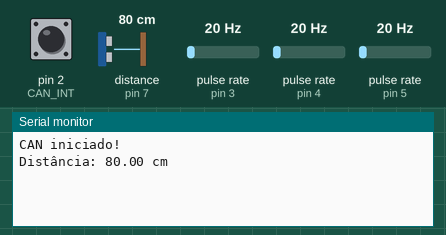
The sketch below on a simulated Arduino Uno, built with avr-gcc and run on an emulated ATmega328P. On the bench: the last lines printed to the serial monitor. Wiring (inferred from the names in the program): 3 × pulse sensor: data pin 3 / data pin 4 / data pin 5. The test bench sets the inputs (shaded band); at power-on: distance to the obstacle (sensor on pin 7) 80 cm, pulse rate (sensors on pin 3, pin 4, pin 5) 20 Hz, pin 2 (CAN_INT) HIGH. The echo pulse lasts 58.3 µs per cm.

Above: at 1.2 s.
1.3 s: distance to the obstacle (sensor on pin 7) set to 2 cm
At 2.9 s:
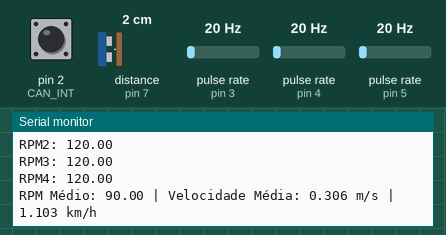
3.5 s: pulse rate (sensor on pin 3) set to 4 Hz
At 4.8 s:
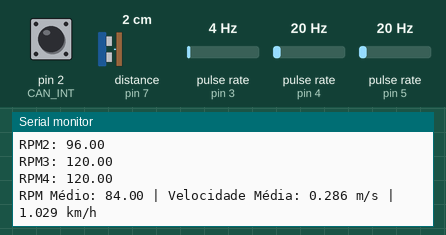
5.0 s: pulse rate (sensor on pin 4) set to 4 Hz
At 6.4 s:
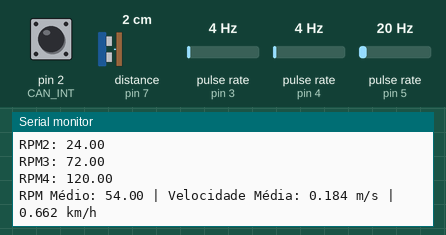
6.5 s: pulse rate (sensor on pin 5) set to 4 Hz
8.0 s: pin 2 (CAN_INT) pulled LOW for 0.15 s
9.6 s: distance to the obstacle (sensor on pin 7) set to 4 cm
At 11.4 s:
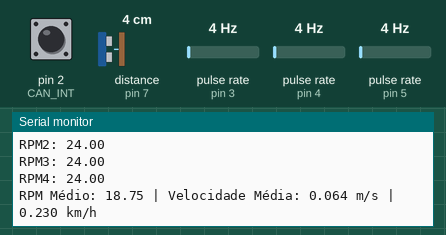
Timing chart, 0 to 12.1 s (numbered marks = the images above; inputs shaded):
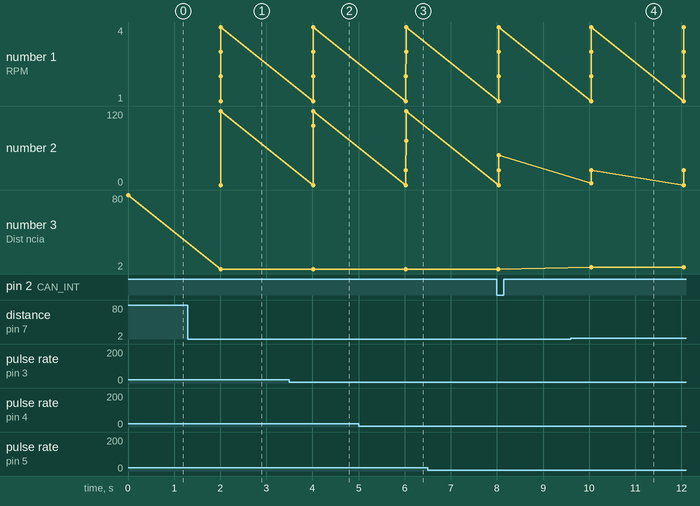

Measured:
- after the input at 1.3 s, the serial monitor: prints a new line after 0.71 s (image 1)
- after the input at 3.5 s, the serial monitor: prints a new line after 0.52 s (image 2)
- after the input at 5.0 s, the serial monitor: prints a new line after 1.0 s (image 3)
- after the input at 9.6 s, the serial monitor: prints a new line after 0.44 s (image 4)

The sketch:

ECU_sensing.ino
```cpp
#include <SPI.h>
#include <mcp2515.h>
#include <HCSR04.h>
#include <PinChangeInterrupt.h>

// Pinos do MCP2515
#define CAN_CS 10
#define CAN_INT 2

// Inicializa o sensor ultrassônico
const byte triggerPin = 6;
const byte echoPin = 7;
UltraSonicDistanceSensor distanceSensor(triggerPin, echoPin);

// Inicializa o módulo MCP2515
MCP2515 mcp2515(CAN_CS);

// Definições para encoders
#define TEETH_COUNT 20
#define WHEEL_DIAMETER 0.065
#define WHEEL_RADIUS (WHEEL_DIAMETER / 2)
#define ENCODER_PIN_1 2
#define ENCODER_PIN_2 3
#define ENCODER_PIN_3 4
#define ENCODER_PIN_4 5

// Variáveis voláteis para contagem de pulsos
volatile unsigned int pulseCount1 = 0, pulseCount2 = 0, pulseCount3 = 0, pulseCount4 = 0;

// Variáveis para armazenar o RPM e velocidade
float rpmAverage = 0.0, velAverage_ms = 0.0, velAverage_kh = 0.0;
float dist_cm;
unsigned long lastTime = 0;

// Funções de interrupção para encoders
void countPulse1() { pulseCount1++; }
void countPulse2() { pulseCount2++; }
void countPulse3() { pulseCount3++; }
void countPulse4() { pulseCount4++; }

void setup() {
    Serial.begin(115200);
    pinMode(CAN_INT, INPUT);

    // Inicializa CAN
    mcp2515.reset();
    mcp2515.setBitrate(CAN_500KBPS, MCP_8MHZ);
    mcp2515.setNormalMode();
    Serial.println("CAN iniciado!");

    // Configura os encoders
    pinMode(ENCODER_PIN_1, INPUT_PULLUP);
    pinMode(ENCODER_PIN_2, INPUT_PULLUP);
    pinMode(ENCODER_PIN_3, INPUT_PULLUP);
    pinMode(ENCODER_PIN_4, INPUT_PULLUP);

    attachPinChangeInterrupt(digitalPinToPCINT(ENCODER_PIN_1), countPulse1, RISING);
    attachPinChangeInterrupt(digitalPinToPCINT(ENCODER_PIN_2), countPulse2, RISING);
    attachPinChangeInterrupt(digitalPinToPCINT(ENCODER_PIN_3), countPulse3, RISING);
    attachPinChangeInterrupt(digitalPinToPCINT(ENCODER_PIN_4), countPulse4, RISING);

    lastTime = millis();
}

void loop() {
    unsigned long currentTime = millis();

    // Mede a distância
    dist_cm = distanceSensor.measureDistanceCm();
    Serial.print("Distância: ");
    Serial.print(dist_cm);
    Serial.println(" cm");

    if (currentTime - lastTime >= 1000) {
        noInterrupts();
        unsigned int pulses1 = pulseCount1, pulses2 = pulseCount2, pulses3 = pulseCount3, pulses4 = pulseCount4;
        pulseCount1 = pulseCount2 = pulseCount3 = pulseCount4 = 0;
        interrupts();

        float rpm1 = ((float)pulses1 / TEETH_COUNT) * 60.0;
        float rpm2 = ((float)pulses2 / TEETH_COUNT) * 60.0;
        float rpm3 = ((float)pulses3 / TEETH_COUNT) * 60.0;
        float rpm4 = ((float)pulses4 / TEETH_COUNT) * 60.0;
        rpmAverage = (rpm1 + rpm2 + rpm3 + rpm4) / 4.0;
        velAverage_ms = ((2.0 * PI * rpmAverage) / 60.0) * WHEEL_RADIUS;
        velAverage_kh = velAverage_ms * 3.6;

        Serial.print("RPM1: ");
        Serial.print(rpm1);
        Serial.println(" ");
        Serial.print("RPM2: ");
        Serial.print(rpm2);
        Serial.println(" ");
        Serial.print("RPM3: ");
        Serial.print(rpm3);
        Serial.println(" ");
        Serial.print("RPM4: ");
        Serial.print(rpm4);
        Serial.println(" ");
        Serial.print("RPM Médio: "); Serial.print(rpmAverage);
        Serial.print(" | Velocidade Média: "); Serial.print(velAverage_ms, 3);
        Serial.print(" m/s | ");
        Serial.print(velAverage_kh, 3);
        Serial.println(" km/h");

        lastTime = currentTime;
    }

    // Envia dados via CAN
    struct can_frame canMsg;
    canMsg.can_dlc = 4;

    memcpy(canMsg.data, &dist_cm, 4);
    canMsg.can_id = 0x301;
    mcp2515.sendMessage(&canMsg);
    delay(1000);
    memcpy(canMsg.data, &rpmAverage, 4);
    canMsg.can_id = 0x300;
    mcp2515.sendMessage(&canMsg);
    delay(1000);
    //memcpy(canMsg.data, &velAverage_kh, 4);
    //canMsg.can_id = 0x300;
    //mcp2515.sendMessage(&canMsg);
    //delay(1000);
}
```
